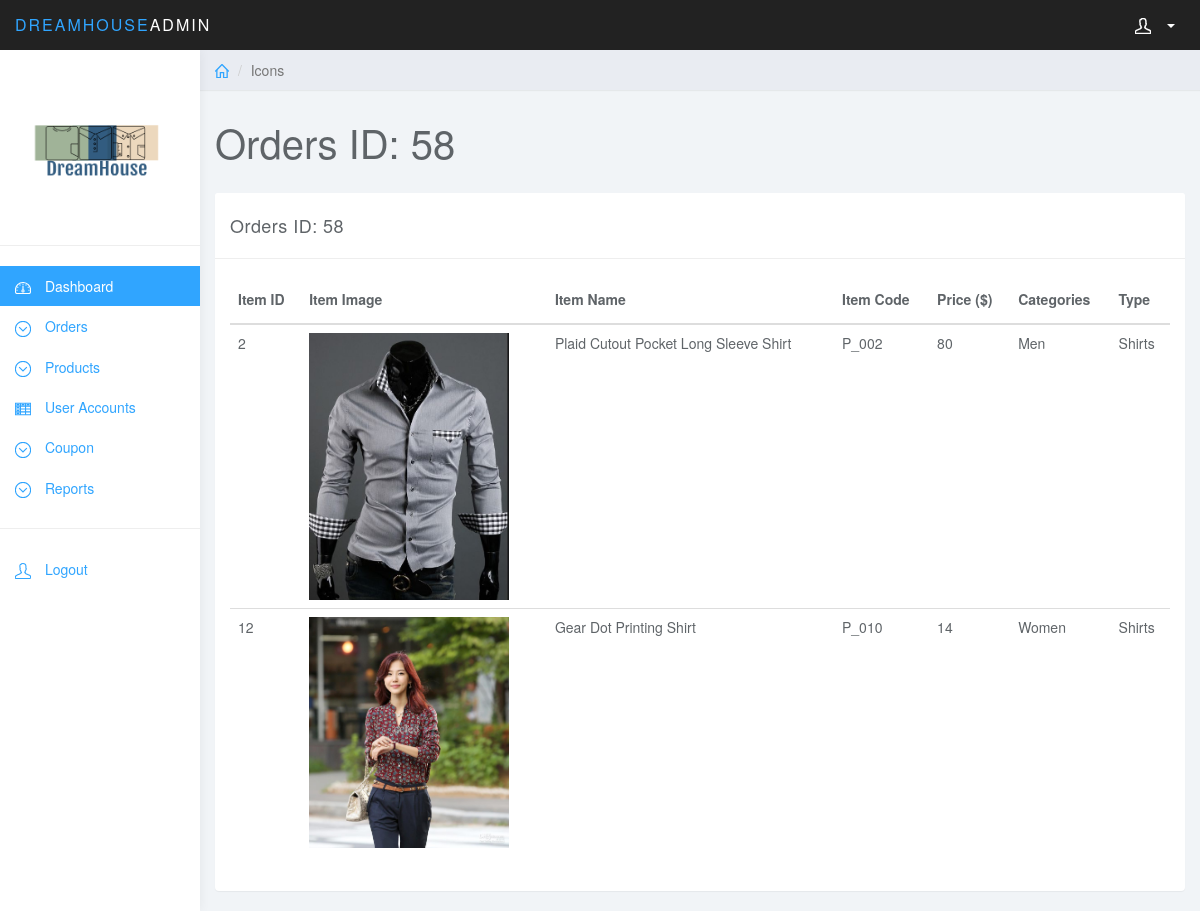
The app's page /admin/vieworderitems.php?orderid=58 with its own data.
### tables this page shows
CREATE TABLE `orders_items` (
  `order_item_id` int(11) NOT NULL,
  `item_id` int(11) NOT NULL,
  `order_id` int(11) NOT NULL
);

CREATE TABLE `products` (
  `item_id` int(11) NOT NULL,
  `item_name` varchar(255) NOT NULL,
  `item_code` varchar(255) NOT NULL,
  `price` int(11) NOT NULL,
  `item_image` text NOT NULL,
  `discount_price` int(11) NOT NULL,
  `instock` int(11) NOT NULL,
  `categories` varchar(255) NOT NULL,
  `type` varchar(255) NOT NULL,
  `status` int(11) NOT NULL
);

### functions.php (called while the page is built, shortened)
<?php
	function get($query,$conn){
		try{
			$stmt = $conn->prepare($query);
			$stmt->execute();
			return $stmt;
		}catch(PDOException $e){
			$e->getMessage();
		}
	}
?>

### admin/vieworderitems.php (the view, shortened to what this page needs)
<?php session_start();
include '../functions.php';
$conn = connect();
if($conn){
	$orderId = $_GET['orderid'];
	$query = 'Select * from orders_items left join products on orders_items.item_id = products.item_id where order_id='.$orderId;
	$result = get($query,$conn);
}
?>
<!DOCTYPE html>
<html>
<head>
<link href="css/bootstrap.min.css" rel="stylesheet">
<link href="css/datepicker3.css" rel="stylesheet">
<link href="css/styles.css" rel="stylesheet">
</head>
<body>
	<?php include 'sidebar.php'; ?>
	<div class="col-sm-9 col-sm-offset-3 col-lg-10 col-lg-offset-2 main">
		<div class="row">
			<ol class="breadcrumb">
				<li><a href="#"><svg class="glyph stroked home"><use xlink:href="#stroked-home"></use></svg></a></li>
				<li class="active">Icons</li>
			</ol>
		</div>
		<div class="row">
			<div class="col-lg-12">
				<h1 class="page-header">Orders ID: <?=$orderId; ?></h1>
			</div>
		</div>
		<div class="row">
			<div class="col-md-12">
				<div class="panel panel-default">
					<div class="panel-heading">Orders ID: <?=$orderId; ?></div>
					<div class="panel-body">
						<table class="table">
						    <thead>
						    <tr>
						    	<th>Item ID</th>
						    	<th>Item Image</th>
						        <th>Item Name</th>
						        <th>Item Code</th>
						        <th>Price ($)</th>
						        <th>Categories</th>
						        <th>Type</th>
						    </tr>
						    </thead>
						    <tbody>
						    	<tbody>
                        <?php while($row = $result->fetch()): ?>
                            <tr>
                            		<td><?= $row['item_id']; ?></td>
                        			<td><img src="photo/<?=$row['item_image']; ?>" class="img-responsive" width="200px" height="220px">
						    		</td>
						    		<td>
						    			<?= $row['item_name']; ?>
						    		</td>
						    		<td>
						    			<?= $row['item_code']; ?>
						    		</td>
						    		<td>
						    			<?= ($row['discount_price']>0)?$row['discount_price']:$row['price']; ?>
						    		</td>
						    		<td>
						    			<?= $row['categories']; ?>
						    		</td>
						    		<td>
						    			<?= $row['type']; ?>
						    		</td>
                            </tr>
                            <?php endwhile; ?>
						    </tbody>
						</table>
					</div>
				</div>
			</div>
		</div>
	</div>
</body>
</html>

### admin/css/styles.css (style rules this page uses)
body { background: #f1f4f7; padding-top: 50px; color: #5f6468; }
a, a:hover, a:focus { color: #30a5ff; }
h1, h2, h3, h4, h5, h6 { color: #5f6468; }
h1 { font-weight: 300; font-size: 40px; }
.panel { border: 0; }
.panel-heading { font-size: 18px; font-weight: 300; letter-spacing: 0.025em; height: 66px; line-height: 45px; }
.panel-default .panel-heading { background: #fff; border-bottom: 1px solid #eee; color: #5f6468; }
.breadcrumb { border-radius: 0; padding: 10px 15px; background: #e9ecf2; box-shadow: 0 1px 1px rgba(0, 0, 0, .05); margin: 0 ; }
h1.page-header { margin-top: 30px; border-bottom: 0; }
.table { background: #fff; }
.table>thead>tr>th { border-bottom: 1px solid #e6e7e8; vertical-align: middle; height: 50px; }
.breadcrumb .glyph { height: 14px; width: 14px; margin: -2px 0 0 0; stroke-width: 4px; }

### records on screen
orders_items: item.item_id "2", item.item_image (picture), item.item_name "Plaid Cutout Pocket Long Sleeve Shirt", item.item_code "P_002", item.price "80", item.categories "Men", item.type "Shirts"
orders_items: item.item_id "12", item.item_image (picture), item.item_name "Gear Dot Printing Shirt", item.item_code "P_010", item.price "14", item.categories "Women", item.type "Shirts"

### other values on screen
$orderId "58"
